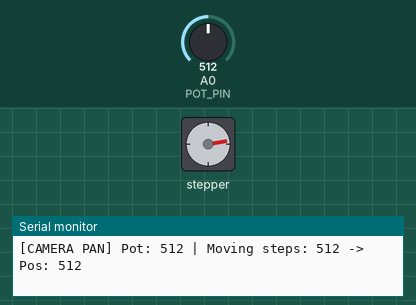
The sketch below on a simulated Arduino Uno, built with avr-gcc and run on an emulated ATmega328P. Parts: stepper motor, the last lines printed to the serial monitor. The inputs (shaded band) are chosen by the test bench; at power-on: A0 (POT_PIN) = 512. Stepper angles assume 2048 steps per turn.

Above: at 1.37 s.
1.4 s: A0 (POT_PIN) set to 900
At 3.2 s:
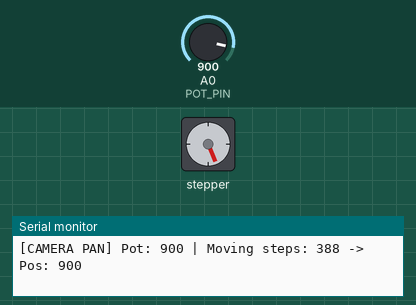
3.9 s: A0 (POT_PIN) set to 306
At 6.5 s:
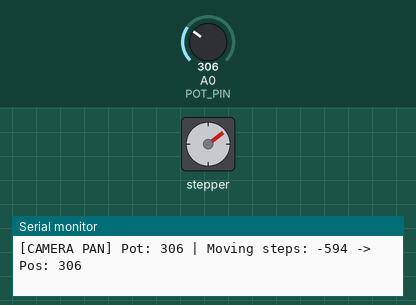
6.9 s: A0 (POT_PIN) set to 1023
At 9.5 s:
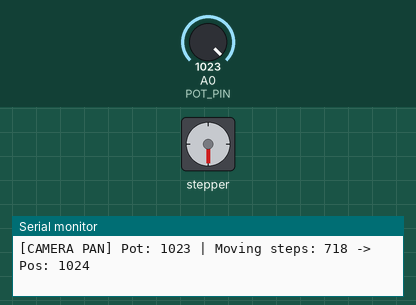
Timing chart, 0 to 11.0 s (numbered marks = the images above; inputs shaded):
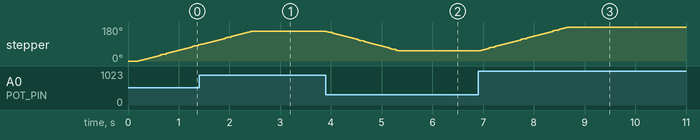

The sketch:

Stepper_Camera_Mount.ino
```cpp
/*
 ===============================================================================
  Project: Smart Car Rental System (BRAC University - CSE461 Robotics Lab)
  Group:   Group 05 | Section 08
  Board:   Arduino Uno R3 (Camera Stepper Controller)

  Features:
   - 28BYJ-48 5V Stepper Motor + ULN2003 Driver Board
   - 10kΩ Potentiometer on Analog Pin A0 for real-time camera pan / tilt angle
   - Solves power consumption & SPI MISO/MOSI pin conflicts by running on
     a dedicated secondary Arduino Uno board as described in the report.
 ===============================================================================

  Wiring / Pin Mapping:
  ------------------------------------------------------------
  Component             Arduino Uno Pin    Notes
  ------------------------------------------------------------
  ULN2003 IN1           Digital 8          Stepper Phase 1
  ULN2003 IN2           Digital 9          Stepper Phase 2
  ULN2003 IN3           Digital 10         Stepper Phase 3
  ULN2003 IN4           Digital 11         Stepper Phase 4
  ULN2003 5V (VCC)      5V (External/Uno)  External 5V supply recommended
  ULN2003 GND           GND                Common Ground with Arduino

  Potentiometer Pin 1   5V
  Potentiometer Wiper   Analog A0          Analog Voltage reading (0 - 1023)
  Potentiometer Pin 3   GND
 ===============================================================================
*/

#include <Stepper.h>

// 28BYJ-48 stepper motor has 2048 steps per full 360 degree revolution (in 4-step mode)
const int STEPS_PER_REV = 2048;

// Desired maximum sweep angle for surveillance camera (e.g. 180 degrees = 1024 steps)
const int MAX_CAMERA_STEPS = 1024;

// Stepper sequence for ULN2003: IN1, IN3, IN2, IN4 (standard Arduino Stepper library order)
Stepper cameraStepper(STEPS_PER_REV, 8, 10, 9, 11);

const int POT_PIN = A0;
int previousPotVal = -1;
int currentStepPosition = 0;

void setup() {
  Serial.begin(9600);
  pinMode(POT_PIN, INPUT);

  // Set stepper speed (RPM: 5 to 15 is standard for 28BYJ-48)
  cameraStepper.setSpeed(12);

  Serial.println(F("============================================="));
  Serial.println(F("  CSE461 - STEPPER CAMERA PAN CONTROLLER     "));
  Serial.println(F("============================================="));
  Serial.println(F("[READY] Rotate 10k potentiometer to adjust camera angle..."));
}

void loop() {
  // Read analog value from 10k potentiometer (0 - 1023)
  int potValue = analogRead(POT_PIN);

  // Filter out minor analog noise/jitter
  if (abs(potValue - previousPotVal) > 4) {
    // Map potentiometer reading to target stepper position
    int targetStepPosition = map(potValue, 0, 1023, 0, MAX_CAMERA_STEPS);
    int stepsToMove = targetStepPosition - currentStepPosition;

    if (stepsToMove != 0) {
      Serial.print(F("[CAMERA PAN] Pot: "));
      Serial.print(potValue);
      Serial.print(F(" | Moving steps: "));
      Serial.print(stepsToMove);
      Serial.print(F(" -> Pos: "));
      Serial.println(targetStepPosition);

      cameraStepper.step(stepsToMove);
      currentStepPosition = targetStepPosition;
    }

    previousPotVal = potValue;
  }

  delay(20);
}
```

Measured:
- after the input at 3.9 s, stepper: turns 105° counter-clockwise in 1.5 s, starting at once
- after the input at 6.9 s, stepper: turns 127° clockwise in 1.8 s, starting at once
